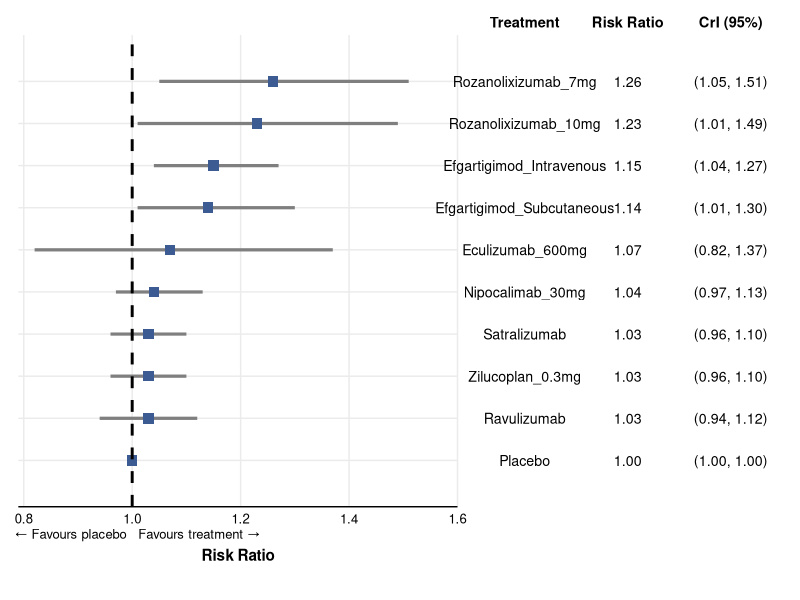
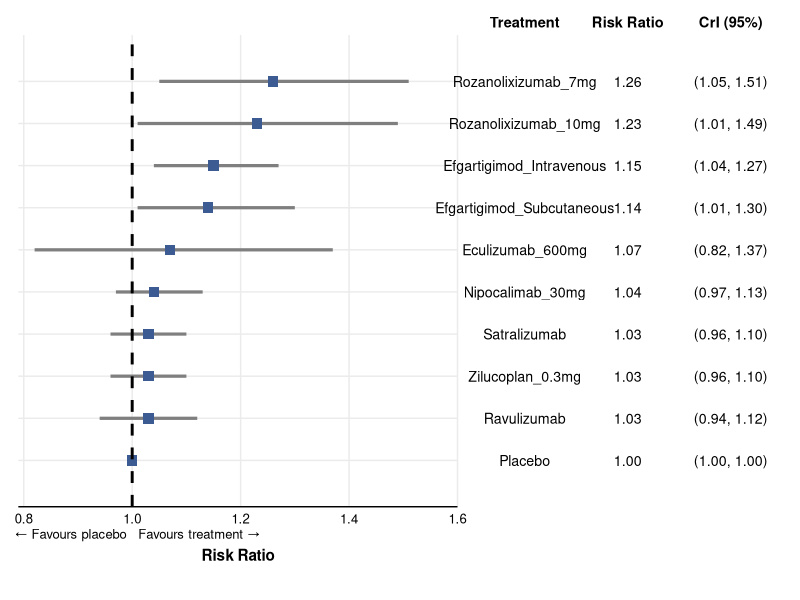

Write the R code that produced these figures, in order.
library(tidyverse)
library(patchwork)

# suitably use setwd()
df <- openxlsx::read.xlsx("Table_02_MG_ADL_2pt_improvement.xlsx")

# Preserve top-to-bottom order in the plot
df$Treatment <- factor(df$Treatment, levels = rev(df$Treatment))

# Label column combining RR and CrI, formatted with fixed decimals
df$RR_label  <- sprintf("%.2f", df$RR)
df$CrI_label <- sprintf("(%.2f, %.2f)", df$lower, df$upper)

n <- nrow(df)

# ---- Forest plot (left panel)

p_forest <- ggplot(df, aes(x = RR, y = Treatment)) +
  geom_errorbarh(aes(xmin = lower, xmax = upper), 
                 height = 0, 
                 linewidth = 1.1, color = "grey50") +
  geom_point(size = 3.2, shape = 15, color = "#3B5B92") +
  geom_vline(xintercept = 1,
             linetype = "dashed",
             color = "black",
             linewidth = 1) +
  annotate("text", x = 1, y = -0.15, label = "\u2190 Favours placebo",
           hjust = 1.05, vjust = 3, size = 3.3, color = "black") +
  annotate("text", x = 1, y = -0.15, label = "Favours treatment \u2192",
           hjust = -0.05, vjust = 3, size = 3.3, color = "black") +
  scale_x_continuous(
    breaks = c(0.8, 1.0, 1.2, 1.4, 1.6),
    limits = c(0.79, 1.6), # tweak
    expand = c(0, 0)
  ) +
  labs(x = "Risk Ratio", y = NULL) +
  coord_cartesian(ylim = c(0.5, n + 0.5), clip = "off") +
  theme_minimal(base_size = 11) +
  theme(
    panel.grid.minor = element_blank(),
    panel.grid.major.y = element_line(color = "grey92", linewidth = 0.5),
    panel.grid.major.x = element_line(color = "grey92", linewidth = 0.5),
    axis.text.y = element_blank(),
    axis.ticks.y = element_blank(),
    axis.text.x = element_text(size = 9.5, color = "black"),
    axis.line.x = element_line(),
    axis.title.x = element_text(size = 11, face = "bold", margin = margin(t = 16)),
    plot.margin = margin(t = 5, r = 4, b = 20, l = 5)
  )

# ---- Table panel (right side): Treatment | Risk Ratio | CrI (95%) ----
# Build a long-format data frame so all three "columns" share the same y-axis
# and therefore stay row-aligned with the forest plot via patchwork.

tbl <- data.frame(
  Treatment = rep(df$Treatment, 3),
  col = factor(rep(c("Treatment", "Risk Ratio", "CrI (95%)"), each = n),
               levels = c("Treatment", "Risk Ratio", "CrI (95%)")),
  label = c(as.character(df$Treatment), df$RR_label, df$CrI_label)
)

p_table <- ggplot(tbl, aes(x = col, y = Treatment, label = label)) +
  geom_text(size = 3.6, color = "black", hjust = 0.5) +
  scale_x_discrete(position = "top") +
  coord_cartesian(ylim = c(0.5, n + 0.5), clip = "off") +
  theme_void(base_size = 11) +
  theme(
    axis.text.x.top = element_text(size = 10.5, face = "bold", color = "black",
                                    margin = margin(b = 4)),
    plot.margin = margin(t = 5, r = 0, b = 10, l = 0)
  )

# ---- Combine: forest plot (left) + table (right), rows aligned ----
final_plot <- p_forest + p_table + plot_layout(widths = c(1, 0.75)) # tweak

final_plot

# suitably use setwd()
ggsave("FP_02_MG_ADL_2pt_improvement.png", 
       final_plot,
       width = 12, 
       height = 5.5, 
       dpi = 1000, 
       bg = "white")
